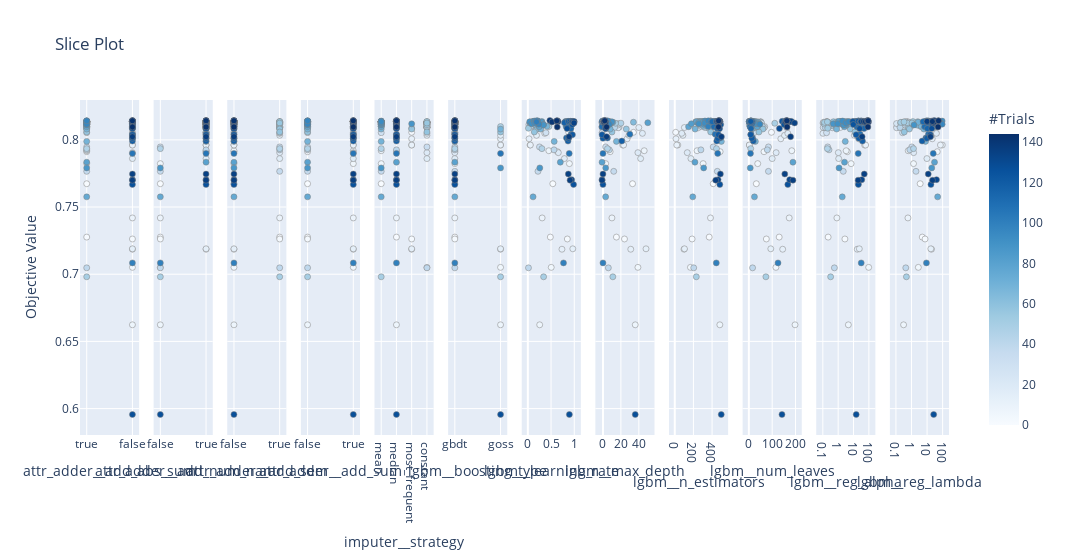

The notebook cell saved with this chart:
### Markdown cell above
## Hyperparameter Slices

The slice plots give you an idea of the affect of each hyperparameter individually on the outcome of the objective.

### Code cell
optuna.visualization.plot_slice(study)

### Figure 1 — Plotly figure (JSON) as saved in the notebook; plotly's stock layout.template omitted (floating-point values rounded to 4 significant figures; data arrays with more than 128 entries replaced by an {"elided": "..."} marker saying what was removed)
{"data": [{"marker": {"color": {"elided": "145 int values"}, "colorbar": {"title": {"text": "#Trials"}, "x": 1, "xpad": 40}, "colorscale": [[0, "rgb(247,251,255)"], [0.125, "rgb(222,235,247)"], [0.25, "rgb(198,219,239)"], [0.375, "rgb(158,202,225)"], [0.5, "rgb(107,174,214)"], [0.625, "rgb(66,146,198)"], [0.75, "rgb(33,113,181)"], [0.875, "rgb(8,81,156)"], [1, "rgb(8,48,107)"]], "line": {"color": "Grey", "width": 0.5}, "showscale": true}, "mode": "markers", "showlegend": false, "type": "scatter", "x": {"elided": "145 bool values"}, "xaxis": "x", "y": {"elided": "145 float values"}, "yaxis": "y"}, {"marker": {"color": {"elided": "145 int values"}, "colorbar": {"title": {"text": "#Trials"}, "x": 1, "xpad": 40}, "colorscale": [[0, "rgb(247,251,255)"], [0.125, "rgb(222,235,247)"], [0.25, "rgb(198,219,239)"], [0.375, "rgb(158,202,225)"], [0.5, "rgb(107,174,214)"], [0.625, "rgb(66,146,198)"], [0.75, "rgb(33,113,181)"], [0.875, "rgb(8,81,156)"], [1, "rgb(8,48,107)"]], "line": {"color": "Grey", "width": 0.5}, "showscale": false}, "mode": "markers", "showlegend": false, "type": "scatter", "x": {"elided": "145 bool values"}, "xaxis": "x2", "y": {"elided": "145 float values"}, "yaxis": "y2"}, {"marker": {"color": {"elided": "145 int values"}, "colorbar": {"title": {"text": "#Trials"}, "x": 1, "xpad": 40}, "colorscale": [[0, "rgb(247,251,255)"], [0.125, "rgb(222,235,247)"], [0.25, "rgb(198,219,239)"], [0.375, "rgb(158,202,225)"], [0.5, "rgb(107,174,214)"], [0.625, "rgb(66,146,198)"], [0.75, "rgb(33,113,181)"], [0.875, "rgb(8,81,156)"], [1, "rgb(8,48,107)"]], "line": {"color": "Grey", "width": 0.5}, "showscale": false}, "mode": "markers", "showlegend": false, "type": "scatter", "x": {"elided": "145 bool values"}, "xaxis": "x3", "y": {"elided": "145 float values"}, "yaxis": "y3"}, {"marker": {"color": {"elided": "145 int values"}, "colorbar": {"title": {"text": "#Trials"}, "x": 1, "xpad": 40}, "colorscale": [[0, "rgb(247,251,255)"], [0.125, "rgb(222,235,247)"], [0.25, "rgb(198,219,239)"], [0.375, "rgb(158,202,225)"], [0.5, "rgb(107,174,214)"], [0.625, "rgb(66,146,198)"], [0.75, "rgb(33,113,181)"], [0.875, "rgb(8,81,156)"], [1, "rgb(8,48,107)"]], "line": {"color": "Grey", "width": 0.5}, "showscale": false}, "mode": "markers", "showlegend": false, "type": "scatter", "x": {"elided": "145 bool values"}, "xaxis": "x4", "y": {"elided": "145 float values"}, "yaxis": "y4"}, {"marker": {"color": {"elided": "145 int values"}, "colorbar": {"title": {"text": "#Trials"}, "x": 1, "xpad": 40}, "colorscale": [[0, "rgb(247,251,255)"], [0.125, "rgb(222,235,247)"], [0.25, "rgb(198,219,239)"], [0.375, "rgb(158,202,225)"], [0.5, "rgb(107,174,214)"], [0.625, "rgb(66,146,198)"], [0.75, "rgb(33,113,181)"], [0.875, "rgb(8,81,156)"], [1, "rgb(8,48,107)"]], "line": {"color": "Grey", "width": 0.5}, "showscale": false}, "mode": "markers", "showlegend": false, "type": "scatter", "x": {"elided": "145 str values"}, "xaxis": "x5", "y": {"elided": "145 float values"}, "yaxis": "y5"}, {"marker": {"color": {"elided": "145 int values"}, "colorbar": {"title": {"text": "#Trials"}, "x": 1, "xpad": 40}, "colorscale": [[0, "rgb(247,251,255)"], [0.125, "rgb(222,235,247)"], [0.25, "rgb(198,219,239)"], [0.375, "rgb(158,202,225)"], [0.5, "rgb(107,174,214)"], [0.625, "rgb(66,146,198)"], [0.75, "rgb(33,113,181)"], [0.875, "rgb(8,81,156)"], [1, "rgb(8,48,107)"]], "line": {"color": "Grey", "width": 0.5}, "showscale": false}, "mode": "markers", "showlegend": false, "type": "scatter", "x": {"elided": "145 str values"}, "xaxis": "x6", "y": {"elided": "145 float values"}, "yaxis": "y6"}, {"marker": {"color": {"elided": "145 int values"}, "colorbar": {"title": {"text": "#Trials"}, "x": 1, "xpad": 40}, "colorscale": [[0, "rgb(247,251,255)"], [0.125, "rgb(222,235,247)"], [0.25, "rgb(198,219,239)"], [0.375, "rgb(158,202,225)"], [0.5, "rgb(107,174,214)"], [0.625, "rgb(66,146,198)"], [0.75, "rgb(33,113,181)"], [0.875, "rgb(8,81,156)"], [1, "rgb(8,48,107)"]], "line": {"color": "Grey", "width": 0.5}, "showscale": false}, "mode": "markers", "showlegend": false, "type": "scatter", "x": {"elided": "145 float values"}, "xaxis": "x7", "y": {"elided": "145 float values"}, "yaxis": "y7"}, {"marker": {"color": {"elided": "145 int values"}, "colorbar": {"title": {"text": "#Trials"}, "x": 1, "xpad": 40}, "colorscale": [[0, "rgb(247,251,255)"], [0.125, "rgb(222,235,247)"], [0.25, "rgb(198,219,239)"], [0.375, "rgb(158,202,225)"], [0.5, "rgb(107,174,214)"], [0.625, "rgb(66,146,198)"], [0.75, "rgb(33,113,181)"], [0.875, "rgb(8,81,156)"], [1, "rgb(8,48,107)"]], "line": {"color": "Grey", "width": 0.5}, "showscale": false}, "mode": "markers", "showlegend": false, "type": "scatter", "x": {"elided": "145 int values"}, "xaxis": "x8", "y": {"elided": "145 float values"}, "yaxis": "y8"}, {"marker": {"color": {"elided": "145 int values"}, "colorbar": {"title": {"text": "#Trials"}, "x": 1, "xpad": 40}, "colorscale": [[0, "rgb(247,251,255)"], [0.125, "rgb(222,235,247)"], [0.25, "rgb(198,219,239)"], [0.375, "rgb(158,202,225)"], [0.5, "rgb(107,174,214)"], [0.625, "rgb(66,146,198)"], [0.75, "rgb(33,113,181)"], [0.875, "rgb(8,81,156)"], [1, "rgb(8,48,107)"]], "line": {"color": "Grey", "width": 0.5}, "showscale": false}, "mode": "markers", "showlegend": false, "type": "scatter", "x": {"elided": "145 int values"}, "xaxis": "x9", "y": {"elided": "145 float values"}, "yaxis": "y9"}, {"marker": {"color": {"elided": "145 int values"}, "colorbar": {"title": {"text": "#Trials"}, "x": 1, "xpad": 40}, "colorscale": [[0, "rgb(247,251,255)"], [0.125, "rgb(222,235,247)"], [0.25, "rgb(198,219,239)"], [0.375, "rgb(158,202,225)"], [0.5, "rgb(107,174,214)"], [0.625, "rgb(66,146,198)"], [0.75, "rgb(33,113,181)"], [0.875, "rgb(8,81,156)"], [1, "rgb(8,48,107)"]], "line": {"color": "Grey", "width": 0.5}, "showscale": false}, "mode": "markers", "showlegend": false, "type": "scatter", "x": {"elided": "145 int values"}, "xaxis": "x10", "y": {"elided": "145 float values"}, "yaxis": "y10"}, {"marker": {"color": {"elided": "145 int values"}, "colorbar": {"title": {"text": "#Trials"}, "x": 1, "xpad": 40}, "colorscale": [[0, "rgb(247,251,255)"], [0.125, "rgb(222,235,247)"], [0.25, "rgb(198,219,239)"], [0.375, "rgb(158,202,225)"], [0.5, "rgb(107,174,214)"], [0.625, "rgb(66,146,198)"], [0.75, "rgb(33,113,181)"], [0.875, "rgb(8,81,156)"], [1, "rgb(8,48,107)"]], "line": {"color": "Grey", "width": 0.5}, "showscale": false}, "mode": "markers", "showlegend": false, "type": "scatter", "x": {"elided": "145 float values"}, "xaxis": "x11", "y": {"elided": "145 float values"}, "yaxis": "y11"}, {"marker": {"color": {"elided": "145 int values"}, "colorbar": {"title": {"text": "#Trials"}, "x": 1, "xpad": 40}, "colorscale": [[0, "rgb(247,251,255)"], [0.125, "rgb(222,235,247)"], [0.25, "rgb(198,219,239)"], [0.375, "rgb(158,202,225)"], [0.5, "rgb(107,174,214)"], [0.625, "rgb(66,146,198)"], [0.75, "rgb(33,113,181)"], [0.875, "rgb(8,81,156)"], [1, "rgb(8,48,107)"]], "line": {"color": "Grey", "width": 0.5}, "showscale": false}, "mode": "markers", "showlegend": false, "type": "scatter", "x": {"elided": "145 float values"}, "xaxis": "x12", "y": {"elided": "145 float values"}, "yaxis": "y12"}], "layout": {"title": {"text": "Slice Plot"}, "width": 3600, "xaxis": {"anchor": "y", "domain": [0, 0.06806], "title": {"text": "attr_adder__add_abs_sum"}}, "xaxis10": {"anchor": "y10", "domain": [0.7625, 0.8306], "title": {"text": "lgbm__num_leaves"}}, "xaxis11": {"anchor": "y11", "domain": [0.8472, 0.9153], "title": {"text": "lgbm__reg_alpha"}, "type": "log"}, "xaxis12": {"anchor": "y12", "domain": [0.9319, 1.0], "title": {"text": "lgbm__reg_lambda"}, "type": "log"}, "xaxis2": {"anchor": "y2", "domain": [0.08472, 0.1528], "title": {"text": "attr_adder__add_num_nan"}}, "xaxis3": {"anchor": "y3", "domain": [0.1694, 0.2375], "title": {"text": "attr_adder__add_sem"}}, "xaxis4": {"anchor": "y4", "domain": [0.2542, 0.3222], "title": {"text": "attr_adder__add_sum"}}, "xaxis5": {"anchor": "y5", "domain": [0.3389, 0.4069], "title": {"text": "imputer__strategy"}}, "xaxis6": {"anchor": "y6", "domain": [0.4236, 0.4917], "title": {"text": "lgbm__boosting_type"}}, "xaxis7": {"anchor": "y7", "domain": [0.5083, 0.5764], "title": {"text": "lgbm__learning_rate"}}, "xaxis8": {"anchor": "y8", "domain": [0.5931, 0.6611], "title": {"text": "lgbm__max_depth"}}, "xaxis9": {"anchor": "y9", "domain": [0.6778, 0.7458], "title": {"text": "lgbm__n_estimators"}}, "yaxis": {"anchor": "x", "domain": [0, 1], "title": {"text": "Objective Value"}}, "yaxis10": {"anchor": "x10", "domain": [0, 1], "matches": "y", "showticklabels": false}, "yaxis11": {"anchor": "x11", "domain": [0, 1], "matches": "y", "showticklabels": false}, "yaxis12": {"anchor": "x12", "domain": [0, 1], "matches": "y", "showticklabels": false}, "yaxis2": {"anchor": "x2", "domain": [0, 1], "matches": "y", "showticklabels": false}, "yaxis3": {"anchor": "x3", "domain": [0, 1], "matches": "y", "showticklabels": false}, "yaxis4": {"anchor": "x4", "domain": [0, 1], "matches": "y", "showticklabels": false}, "yaxis5": {"anchor": "x5", "domain": [0, 1], "matches": "y", "showticklabels": false}, "yaxis6": {"anchor": "x6", "domain": [0, 1], "matches": "y", "showticklabels": false}, "yaxis7": {"anchor": "x7", "domain": [0, 1], "matches": "y", "showticklabels": false}, "yaxis8": {"anchor": "x8", "domain": [0, 1], "matches": "y", "showticklabels": false}, "yaxis9": {"anchor": "x9", "domain": [0, 1], "matches": "y", "showticklabels": false}}}
